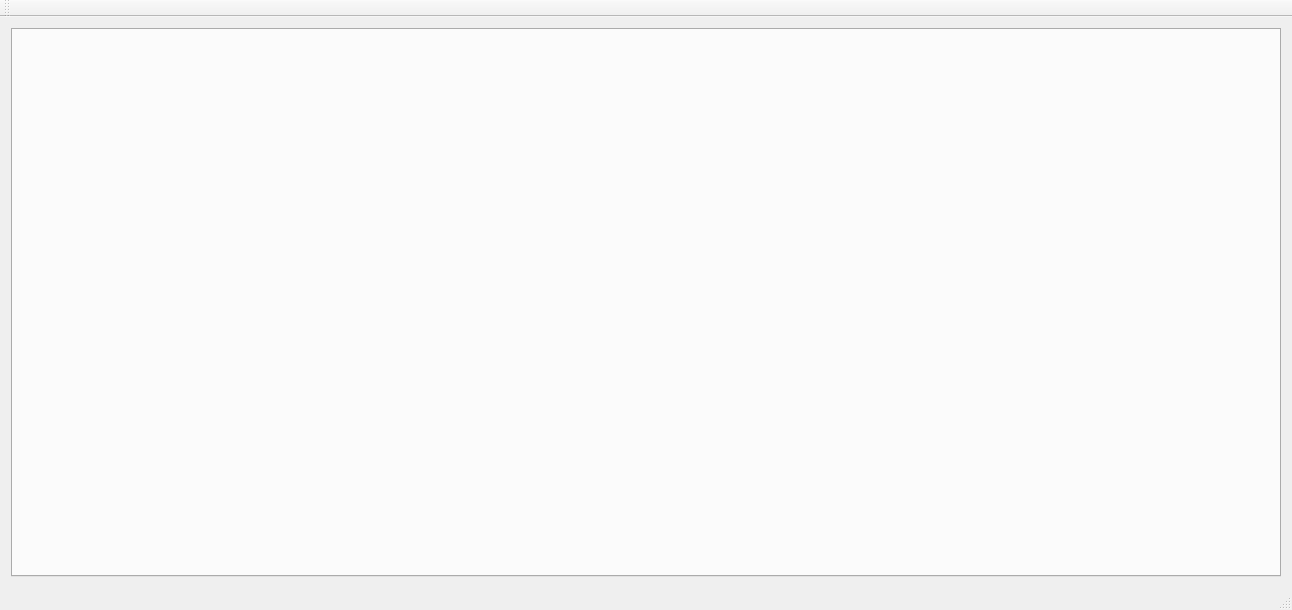
<?xml version="1.0" encoding="UTF-8"?>
<ui version="4.0">
 <class>MainWindow</class>
 <widget class="QMainWindow" name="MainWindow">
  <property name="geometry">
   <rect>
    <x>0</x>
    <y>0</y>
    <width>1292</width>
    <height>610</height>
   </rect>
  </property>
  <property name="windowTitle">
   <string>MainWindow</string>
  </property>
  <widget class="QWidget" name="centralWidget">
   <layout class="QGridLayout" name="gridLayout">
    <item row="0" column="0">
     <widget class="QTabWidget" name="tabWidget">
      <property name="currentIndex">
       <number>-1</number>
      </property>
     </widget>
    </item>
   </layout>
  </widget>
  <widget class="QMenuBar" name="menuBar">
   <property name="geometry">
    <rect>
     <x>0</x>
     <y>0</y>
     <width>1292</width>
     <height>26</height>
    </rect>
   </property>
  </widget>
  <widget class="QToolBar" name="mainToolBar">
   <attribute name="toolBarArea">
    <enum>TopToolBarArea</enum>
   </attribute>
   <attribute name="toolBarBreak">
    <bool>false</bool>
   </attribute>
  </widget>
  <widget class="QStatusBar" name="statusBar"/>
 </widget>
 <layoutdefault spacing="6" margin="11"/>
 <resources/>
 <connections/>
</ui>
